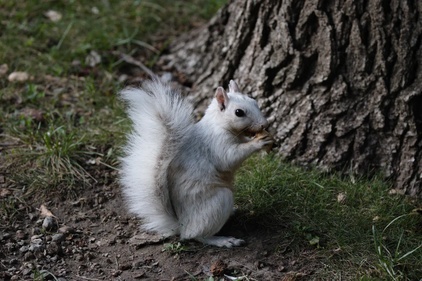
#> input picture fourier_transforms/cloudberry.png, 422 x 281 px, shrunk from 1080 x 720 before the run
$ python swap_phases_class.py
#> lines starting #> are read from the running program, lines starting #| are printed output that depends on the picture
import numpy as np
from matplotlib import pyplot as plt

plt.ion()

cloud=plt.imread('cloudberry.png')
#> cloud is the input picture: shape (281, 422, 4) float32; mean R, G, B, A 0.278, 0.277, 0.248, 1
arts=plt.imread('mcgill_arts.jpeg')
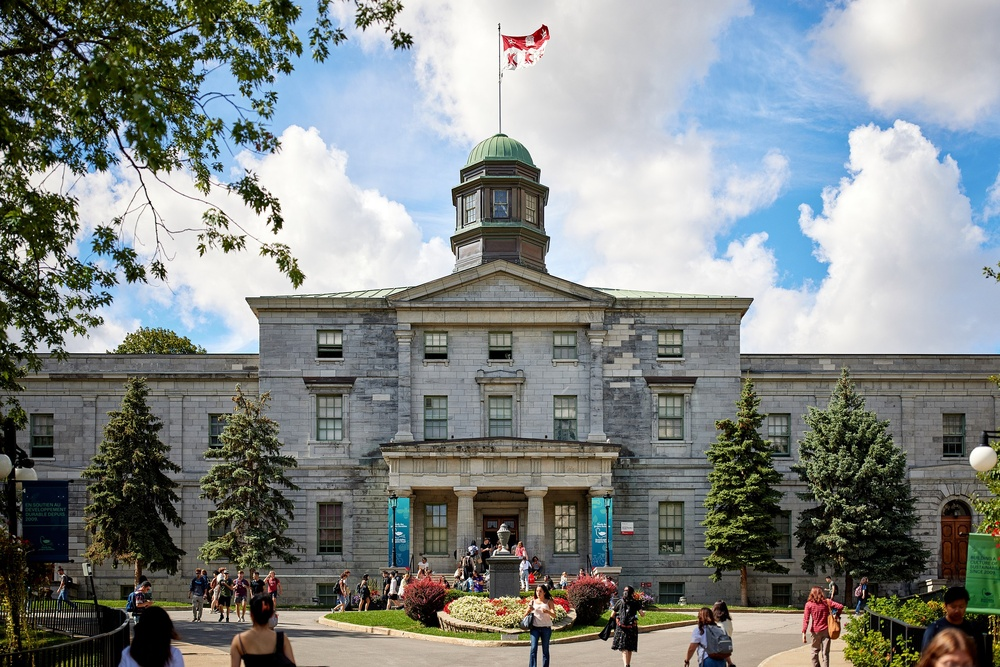
#> input picture fourier_transforms/mcgill_arts.jpeg, 1000 x 667 px, shrunk from 2560 x 1707 before the run
#> arts is the input picture: shape (667, 1000, 3); mean R, G, B 129.9, 135, 133.6


#do some resizing/cropping to make the images the same size
arts=arts[::2,::2,0]
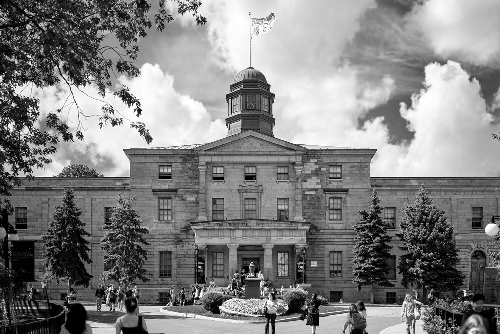
#> arts: shape (334, 500); min 0, max 255, mean 129.9
cloud=cloud[:,:,0]
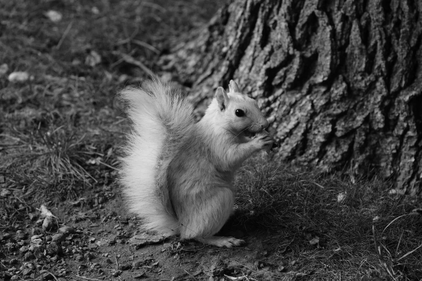
#> cloud: shape (281, 422) float32; min 0, max 0.914, mean 0.278
i0=(arts.shape[0]-cloud.shape[0])//2
#> i0 = 26
i1=(arts.shape[1]-cloud.shape[1])//2
#> i1 = 39
arts=arts[i0:i0+cloud.shape[0],i1:i1+cloud.shape[1]]
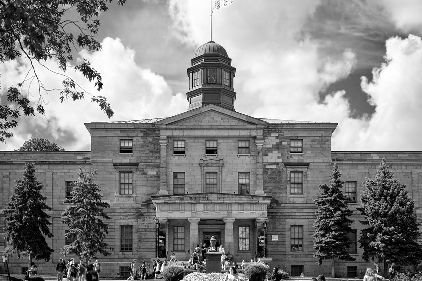
#> arts: shape (281, 422); min 0, max 255, mean 134.5

artsft=np.fft.rfft2(arts)
cloudft=np.fft.rfft2(cloud)

im1=np.fft.irfft2(np.abs(artsft)*np.exp(1J*np.angle(cloudft)))
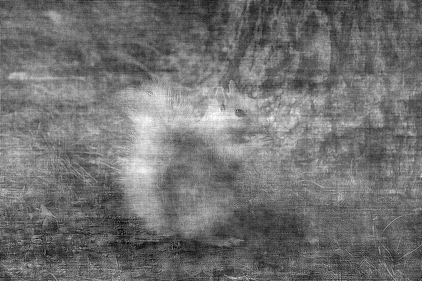
#> im1: shape (281, 422) float64; min -105.1, max 433.5, mean 134.5; drawn with min black and max white
im2=np.fft.irfft2(np.abs(cloudft)*np.exp(1J*np.angle(artsft)))
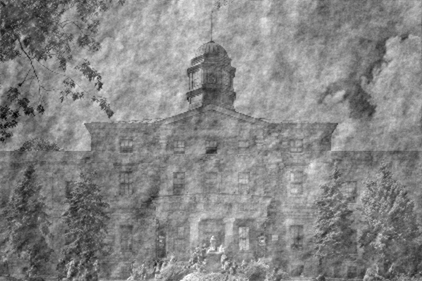
#> im2: shape (281, 422) float64; min -0.421, max 0.909, mean 0.278; drawn with min black and max white
